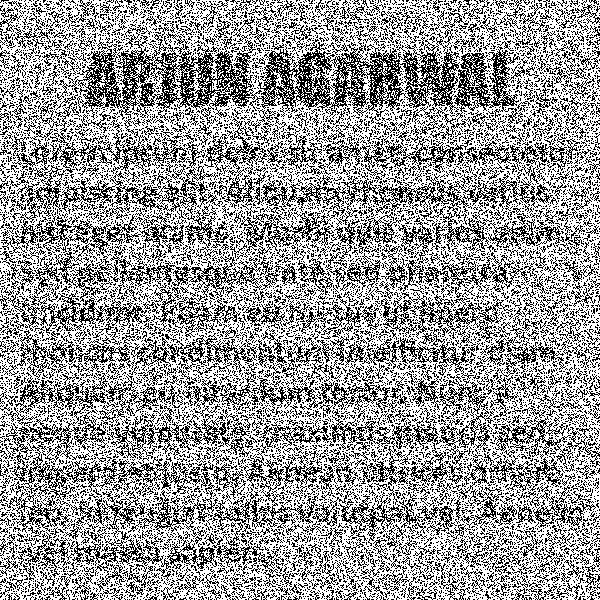
#> input picture encrypted_images/share_1.png, 600 x 600 px
$ python decrypt.py
#> lines starting #> are read from the running program, lines starting #| are printed output that depends on the picture
from PIL import Image
import time


def print_progress(percentage = 0):
	percentage = int(percentage * 100)
	print('\r[%-20s] %d%%' % ('=' * (percentage // 5), percentage), end='')


def decrypt(filename):
#> called with filename = 'decrypted_images/arjun.png'
	print()
	start_time = time.time()

	input_images = []
	try:
		input_images.append(
			Image.open(rf'encrypted_images/share_1.png')
		)
		input_images.append(
			Image.open(rf'encrypted_images/share_2.png')
		)
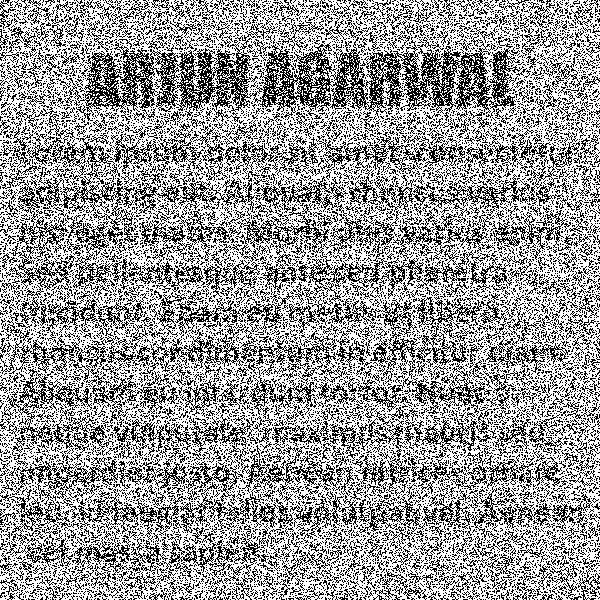
#> input picture encrypted_images/share_2.png, 600 x 600 px
	except IOError:
		print('Could not open input image')
		exit(1)

	sizex, sizey = input_images[0].size
#> sizex = 600; sizey = 600
	output_image = Image.new('1', (sizex, sizey), 0)
#> output_image: PIL image 600x600 1; every value is 0

	for x in range(sizex):
		for y in range(sizey):
			i = input_images[0].getpixel((x, y)) or input_images[1].getpixel((x, y))

			output_image.putpixel((x, y), (1 - i) * 255)

		print_progress((x + 1) / sizex)
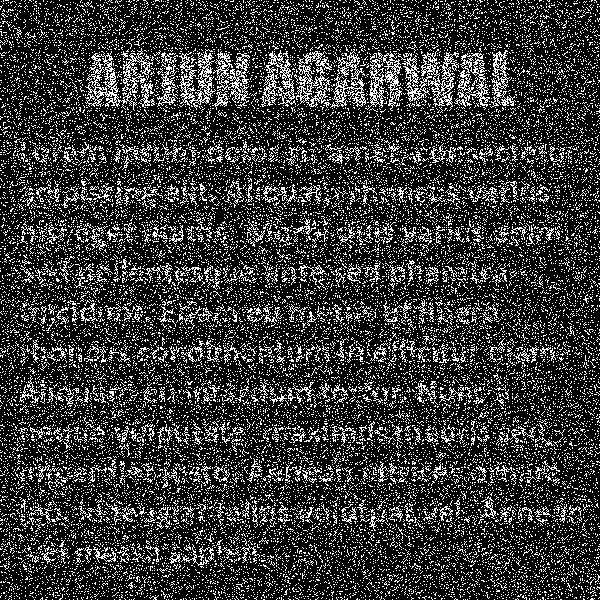
#> output_image: PIL image 600x600 1; 21.8% white in thin lines or dots

	output_image.save(filename)

	print(f'\nTime taken: {round(time.time() - start_time, 2)}s')

	output_image.show()


if __name__ == '__main__':
	decrypt(r'decrypted_images/arjun.png')
